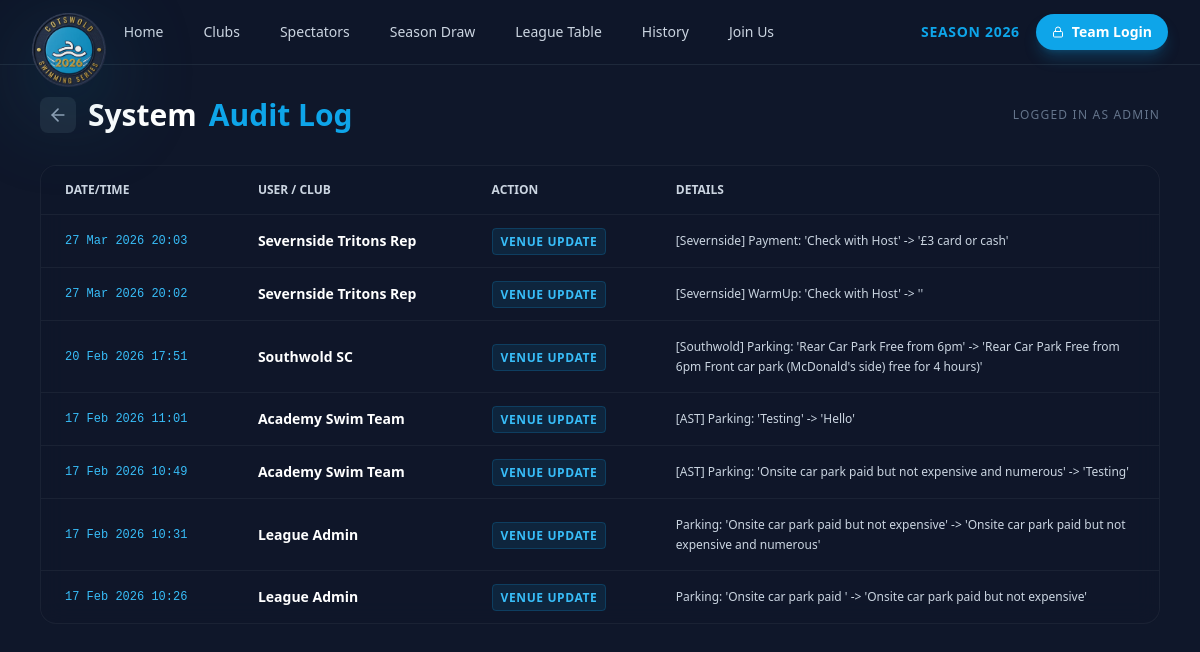
Page /audit_log.php (signed in) on the earlier database version.
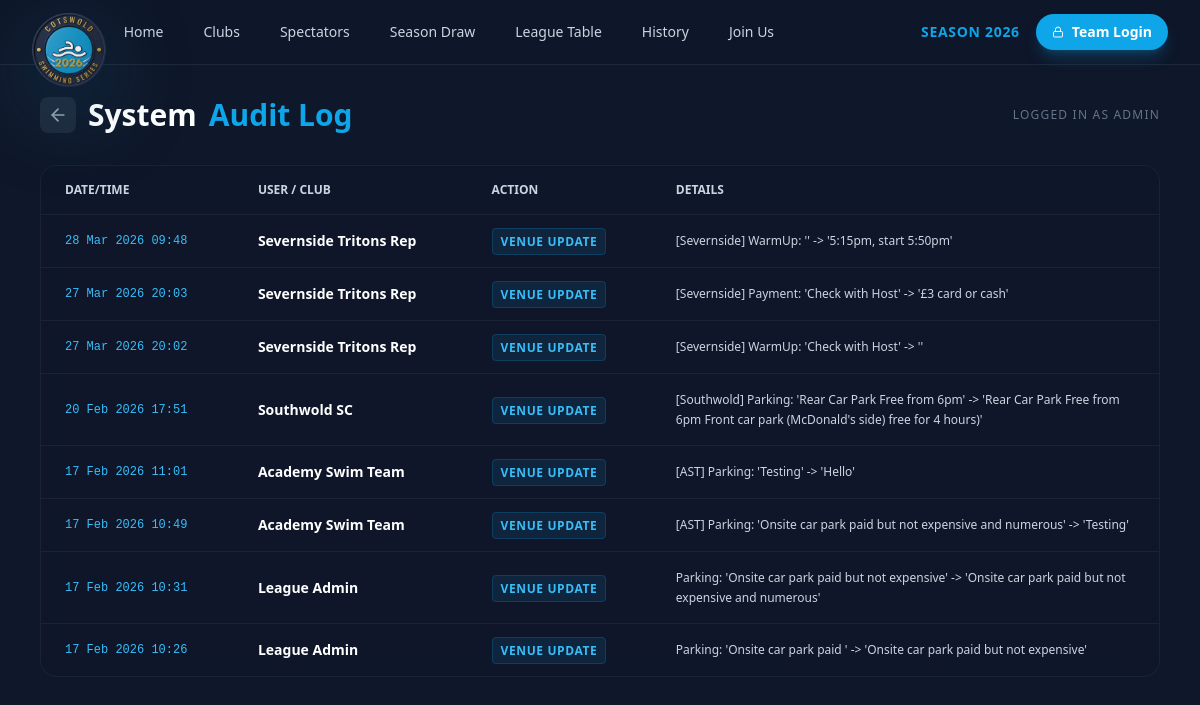
Same page on the later database version.
### tables this page shows
CREATE TABLE `audit_log` (
  `id` int(11) NOT NULL AUTO_INCREMENT,
  `club_name` varchar(100) NOT NULL,
  `action` varchar(255) NOT NULL,
  `change_details` text NOT NULL,
  `timestamp` datetime DEFAULT current_timestamp(),
  PRIMARY KEY (`id`)
);

### db.php (called while the page is built, shortened)
<?php
function cotswold_config_value(string $key, string $default = ''): string
{
    return $default;
}
$servername = cotswold_config_value('COTSWOLD_DB_HOST', 'localhost');
$username = cotswold_config_value('COTSWOLD_DB_USER', 'root');
$password = cotswold_config_value('COTSWOLD_DB_PASS', '');
$dbname = cotswold_config_value('COTSWOLD_DB_NAME', 'cotswold_league');
try {
    $conn = new mysqli($servername, $username, $password, $dbname);
} catch (mysqli_sql_exception $e) {
    error_log('Database connection failed: ' . $e->getMessage());
    http_response_code(503);
    die('Service temporarily unavailable.');
}
$conn->query("CREATE TABLE IF NOT EXISTS global_settings (
    setting_key VARCHAR(50) PRIMARY KEY,
    setting_value VARCHAR(255) NOT NULL
) ENGINE=InnoDB DEFAULT CHARSET=utf8mb4");
$conn->query("INSERT IGNORE INTO global_settings (setting_key, setting_value) VALUES ('current_season_year', '2026')");
$season_query = $conn->query("SELECT setting_value FROM global_settings WHERE setting_key = 'current_season_year'");
if ($season_query && $row = $season_query->fetch_assoc()) {
    $current_season_year = (int)$row['setting_value'];
} else {
    $current_season_year = 2026;
}
?>

### audit_log.php (the view, shortened to what this page needs)
<?php
include 'db.php';
$logs = [];
$sql = "SELECT * FROM audit_log ORDER BY timestamp DESC";
$result = $conn->query($sql);
if ($result && $result->num_rows > 0) {
    while($row = $result->fetch_assoc()) {
        $logs[] = $row;
    }
}
?>
<!DOCTYPE html>
<html lang="en">
<head>
    <script src="https://cdn.tailwindcss.com"></script>
</head>
<body class="text-white font-sans min-h-screen flex flex-col">
    <?php include 'nav.php'; ?>
    <div class="max-w-6xl mx-auto w-full px-4 py-8 flex-grow">
        <div class="flex items-center justify-between mb-8">
            <h1 class="text-3xl font-bold flex items-center gap-3">
                <a href="admin.php" class="p-2 bg-slate-800 rounded-lg hover:bg-slate-700 transition-colors">
                    <i data-lucide="arrow-left" class="w-5 h-5 text-slate-400"></i>
                </a>
                System <span class="text-sky-500">Audit Log</span>
            </h1>
            <div class="text-end">
                 <p class="text-xs text-slate-500 uppercase tracking-widest">Logged in as Admin</p>
            </div>
        </div>
        <div class="glass-panel rounded-2xl overflow-hidden border border-white/5">
            <div class="overflow-x-auto">
                <table class="w-full text-left text-sm text-slate-400">
                    <thead class="bg-slate-900/50 text-xs uppercase text-slate-300 font-bold border-b border-white/5">
                        <tr>
                            <th class="px-6 py-4">Date/Time</th>
                            <th class="px-6 py-4">User / Club</th>
                            <th class="px-6 py-4">Action</th>
                            <th class="px-6 py-4">Details</th>
                        </tr>
                    </thead>
                    <tbody class="divide-y divide-white/5">
                        <?php if (empty($logs)): ?>
                            <tr>
                                <td colspan="4" class="px-6 py-8 text-center text-slate-500">No activity recorded yet.</td>
                            </tr>
                        <?php else: ?>
                            <?php foreach ($logs as $log): ?>
                                <tr class="hover:bg-white/5 transition-colors">
                                    <td class="px-6 py-4 whitespace-nowrap font-mono text-xs text-sky-400">
                                        <?php echo date('d M Y H:i', strtotime($log['timestamp'])); ?>
                                    </td>
                                    <td class="px-6 py-4 font-bold text-white">
                                        <?php echo htmlspecialchars($log['club_name']); ?>
                                    </td>
                                    <td class="px-6 py-4">
                                        <span class="bg-sky-500/10 text-sky-400 px-2 py-1 rounded text-xs font-bold uppercase tracking-wider border border-sky-500/20">
                                            <?php echo htmlspecialchars($log['action']); ?>
                                        </span>
                                    </td>
                                    <td class="px-6 py-4 text-slate-300 text-xs leading-relaxed max-w-md">
                                        <?php echo htmlspecialchars($log['change_details']); ?>
                                    </td>
                                </tr>
                            <?php endforeach; ?>
                        <?php endif; ?>
                    </tbody>
                </table>
            </div>
        </div>
    </div>
</body>
</html>

### nav.php (shortened to what this page needs)
<?php
$currentScript = basename($_SERVER['SCRIPT_NAME'] ?? '');
$enableLogoFlair = $currentScript !== 'index.php';
$navSeasonYear = isset($current_season_year) ? (int)$current_season_year : 2026;
?>
<nav class="border-b border-slate-800 bg-slate-900/95 backdrop-blur-md sticky top-0 z-50 print:hidden">
    <div class="max-w-7xl mx-auto px-4 sm:px-6 lg:px-8">
        <div class="flex items-center justify-between h-16">
            <div class="flex items-center">
                <a href="index" class="league-logo-link<?php echo $enableLogoFlair ? ' league-logo-fx' : ''; ?>">
                    <img class="h-10 w-auto league-logo-img" src="images/league-logo.svg" alt="Cotswold League">
                </a>
                <div class="hidden md:block">
                    <div class="ml-10 flex items-baseline space-x-4">
                        <a href="index"
                            class="text-slate-300 hover:text-white px-3 py-2 rounded-md text-sm font-medium transition-colors">Home</a>
                        <a href="clubs"
                            class="text-slate-300 hover:text-white px-3 py-2 rounded-md text-sm font-medium transition-colors">Clubs</a>
                        <a href="spectators"
                            class="text-slate-300 hover:text-white px-3 py-2 rounded-md text-sm font-medium transition-colors">Spectators</a>
                        <a href="season-draw"
                            class="text-slate-300 hover:text-white px-3 py-2 rounded-md text-sm font-medium transition-colors">Season Draw</a>
                        <a href="table"
                            class="text-slate-300 hover:text-white px-3 py-2 rounded-md text-sm font-medium transition-colors">League
                            Table</a>
                        <a href="history"
                            class="text-slate-300 hover:text-white px-3 py-2 rounded-md text-sm font-medium transition-colors">History</a>
                        <a href="join"
                            class="text-slate-300 hover:text-white px-3 py-2 rounded-md text-sm font-medium transition-colors">Join
                            Us</a>
                    </div>
                </div>
            </div>
            <div class="flex items-center gap-4">
                <div class="hidden sm:block text-sky-500 font-bold text-sm tracking-wider uppercase">Season <?php echo $navSeasonYear; ?></div>
                <a href="admin"
                    class="hidden md:inline-flex items-center gap-2 rounded-full bg-sky-500 px-4 py-2 text-sm font-semibold text-white shadow-lg shadow-sky-500/25 transition-all hover:bg-sky-400 hover:shadow-sky-400/30 hover:-translate-y-0.5 focus:outline-none focus:ring-2 focus:ring-sky-300 focus:ring-offset-2 focus:ring-offset-slate-900">
                    <i data-lucide="lock" class="w-3 h-3"></i> Team Login
                </a>
            </div>
        </div>
    </div>
</nav>

### audit_log.php (style rules this page uses)
body { background-color: #0f172a; }
.glass-panel { background: rgba(15, 23, 42, 0.8); -webkit-backdrop-filter: blur(12px); backdrop-filter: blur(12px); border: 1px solid rgba(255, 255, 255, 0.05); }

### nav.php (style rules this page uses)
.league-logo-link { display: inline-flex; align-items: center; }
.league-logo-fx .league-logo-img { transform-origin: left center; transition: transform 550ms cubic-bezier(0.22, 1, 0.36, 1), filter 350ms ease; will-change: transform, filter; }
.league-logo-fx:not(.is-compact) .league-logo-img { transform: translateY(18px) scale(1.85); filter: drop-shadow(0 12px 24px rgba(14, 116, 144, 0.35)); }

Differences in the rows shown:
added audit_log: timestamp "28 Mar 2026 09:48", club_name "Severnside Tritons Rep", action "VENUE UPDATE", change_details "[Severnside] WarmUp: '' -> '5:15pm, start 5:50pm'"
